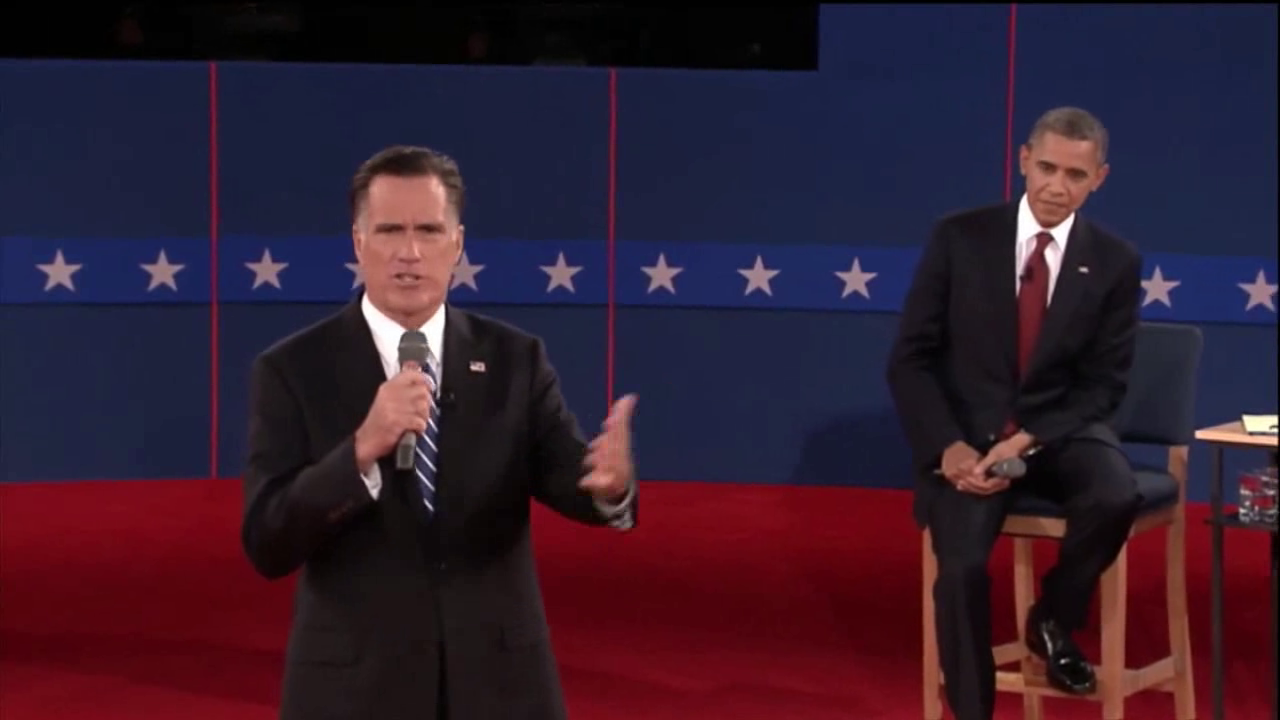
#> input picture frame 31 of PS6_Particle_Tracker/pres_debate.avi, 1280 x 720 px
$ jupyter execute --allow-errors ps6-all-code.ipynb
#> lines starting #> are read from the running program, lines starting #| are printed output that depends on the picture
[cell 1]
import numpy as np
import cv2
import time

1 Particle Filter Tracking

1.1 Implement the particle filter and run it on the pres debate.avi clip. You should begin by attempting to track Romney’s face. Tweak the parameters including window size until you can get the tracker to follow his face faithfully (5-15 pixels) up until he turns his face significantly. Run the tracker and save the video frames 28, 84, and 144 with the visualizations overlaid.

Output: The code, the 3 image frames with overlaid visualizations, and the image patch used for tracking.

[cell 2]
def read_bounding_box(filename):
    file = open(filename, 'r')
    for i in file:
        xl, yl, w, h = i.split('  ')
        return int(float(xl)), int(float(yl)), int(float(w)), int(float(h))

[cell 3]
def prediction(X, sigma_d):
    mean = np.array([0, 0])
    sigma = np.array([[sigma_d, 0], [0, sigma_d]])
    d = np.random.multivariate_normal(mean, sigma, 1)
    new_X = X + d
    return new_X[0]

[cell 4]
def measurement(X, template, image, sigma_MSE):
    win_h, win_w = template.shape
    x = int(X[1])
    y = int(X[0])
    image_part = image[y - int(win_h/2) : y + int(win_h/2+0.5), x - int(win_w/2) : x + int(win_w/2+0.5)]
    if (template.shape != image_part.shape):
        return 0
    diff = np.matrix(template, dtype=np.float64) - np.matrix(image_part, dtype=np.float64)
    MSE = 1/(win_h*win_w) * np.sum(np.multiply(diff, diff))
    p = np.exp((-1)* MSE / (2 * (sigma_MSE ** 2)))
    return p

[cell 5]
# [19 lines left out: function update, not called in this run]

[cell 6]
def particle_filter(video_file='pres_debate.avi', txt_file='pres_debate.txt', window_scaling=1, nb_particle=10,\
                    sigma_d=10, sigma_MSE=10, frame_output=[28, 84, 144], id_='1-1',\
                    all_frames=False, video_output='pres_debate_tracking'):
    """
    video_file: source video file
    txt_file: source bounding rectangle file
    window_scaling: for scaling different size of window
    nb_particle: number of particles initialize
    sigma_d: sigma in prediction model
    sigma_MSE: sigma for MSE calculation in updating weight
    frame_output: special frame output, list with numbers
    id: video and images' id
    all_frames: if True, output all the frames in a file named with id_
    video_output: vido output file name. If False, no video output
    """
    pres_debate = cv2.VideoCapture(video_file)
    count = 0

    rect_x, rect_y, rect_w, rect_h = read_bounding_box(txt_file)
    init_particle_center = np.array((int(rect_y + rect_h/2), int(rect_x + rect_w/2)))

    weights = np.ones((nb_particle)) / nb_particle

    particles = np.random.multinomial(100, [1/2.] * 2, size=nb_particle)
    particles = particles - 50
    for idx in range(len(particles)):
        particles[idx] = particles[idx] + init_particle_center
    ret, frame = pres_debate.read()
    gray = cv2.cvtColor(frame, cv2.COLOR_BGR2GRAY)

    template = gray[rect_y : rect_y + rect_h, rect_x : rect_x + rect_w]
    if window_scaling != 1:
        template = cv2.resize(template, (0, 0), template, fx=window_scaling, fy=window_scaling)
    win_h, win_w = template.shape

    count += 1
    for p in particles:
        frame = cv2.circle(frame, (int(p[1]), int(p[0])), 1, (255, 0, 0), 1)
    if all_frames:
        cv2.imwrite('./{}/0.png'.format(id_), frame)

    if video_output:
        fourcc = cv2.VideoWriter_fourcc(*'XVID')
        out = cv2.VideoWriter("{}-{}-p{}-mse{}-win{}.avi".format(video_output, id_, nb_particle, sigma_MSE, window_scaling),\
                              fourcc, 20.0, (frame.shape[1], frame.shape[0]))
        frame = cv2.flip(frame, 1)
        out.write(frame)

    start_time = time.time()

    while(pres_debate.isOpened()):
        ret, frame = pres_debate.read()
        if not ret:
            break
        gray = cv2.cvtColor(frame, cv2.COLOR_BGR2GRAY)
        particles, weights = update(particles, weights, template, gray, sigma_d, sigma_MSE)

        mean_p = np.mean(particles, axis=0)
        mean_rect_LT = [int(mean_p[1] - win_w/2), int(mean_p[0] - win_h/2)]
        mean_rect_RB = [int(mean_p[1] + win_w/2), int(mean_p[0] + win_h/2)]

        for p in particles:
            frame = cv2.circle(frame, (int(p[1]), int(p[0])), 1, (255, 0, 0), 1)
        frame = cv2.rectangle(frame, (mean_rect_LT[0], mean_rect_LT[1]), (mean_rect_RB[0], mean_rect_RB[1]),\
                              (0, 255, 0), 1)
        if all_frames:
            cv2.imwrite('./{}/{}.png'.format(id_, count), frame)
        if count in frame_output:
            cv2.imwrite('ps6-{}-{}-p{}-mse{}-win{}.png'.format(id_, count, nb_particle, sigma_MSE, window_scaling),\
                        frame)
        count += 1
        if video_output:
            frame = cv2.flip(frame, 1)
            out.write(frame)
        #break
    pres_debate.release()
    elapsed = time.time() - start_time
    print("Elapsed: ", elapsed)

#> (a cell that did not finish here is left out)

10 Particles; sigmaMSE=10; sigma d=10:

1.2 Experiment with different dimensions for the window image patch you are trying to track. Decrease the window size until the performance of the tracker degrades significantly. Try significantly larger windows than what worked in 1.1. Discuss the trade-offs of window size and what makes some image patches work better than others for tracking.

Output: Discussion in the pdf. Indicate 2-3 advantages of larger window size and 2-3 advantages of smaller window size.

#> (a cell that did not finish here is left out)


Discussion:

I tried to resize the template from 0.3 to 3 times. All the trackers can be tracking the face or part of the face. I think it's because, in this video, the face we are tracking has a distinctive gray-scale color with its background. So if the particle can find the right brightness pattern, it can retrieve the skin and take it as the face.

Advantages of larger window size:
1. Can keep the full face in the detection frame.
2. When there is a change in the face, can still catch a global pattern

Advantages of smaller window size:
1. Running significantly faster than the larger window size.
2. Lower the effect by background

1.3 Adjust the σMSE parameter to higher and lower values and run the tracker. Discuss how changing this parameter alters the results and attempt to explain why.

Output: Discussion in the pdf.

#> (a cell that did not finish here is left out)


Discussion:

I tried with σMSE=3, 10, 15, 20, 50

The particle filter still works well with lower σMSE values (the lowest possible I tried was 3), but the performance starts to degrade after σMSE=20. After the face changes its formation, the particle cannot find the right position; even the face is distinctive with the background. I think it's because a large σMSE makes every possibility similar. So it hardly selects the best particles into the next frame.

Discussion:

1.4 Try and optimize the number of particles needed to track the target. Discuss the trade-offs of using a larger number of particles to represent the distribution.

Output: Optimized particle number and discussion in the pdf.

#> (a cell that did not finish here is left out)


Discussion:

Running time:
50 particles ~12s
10 particles ~5s
5 particles ~4s

A larger number of particles takes more time to run. But it is more sensitive to the small motion of the face. With 50 particles, we can see the rectangular frame moves with the face motion. A small number of particles run faster but more imprecise.

1.5 Run your tracker on noisy debate.avi and see what happens. Tune your parameters so that the cluster is able to latch back onto his face after the noise disappears. Include varying σMSE. Report how the particles respond to increasing and decreasing noise. Save the video frames 14, 32, and 46 with the visualizations overlaid.

Output: The code, the 3 image frames with overlaid visualizations, and discussion in the pdf.

#> (a cell that did not finish here is left out)

Discussion:

5 particles do not work with the noisy version video, but it works with the no-noise one. Because of the noise, there might be some pattern that has the same brightness as the face. Small particles number cannot ensure a particle that finds the right face position but not the noise. 7 Particles can already track the face.

7 Particles:

2 Appearance Model Update

2.1 Implement the appearance model update. Run the tracker on pres_debate.avi and adjust parameters until you can track Romney’s hand up to frame 140. Run the tracker and save the video frames 15, 50, and 140 with the visualizations overlaid.

Output: The code, the 3 image frames with overlaid visualizations, and the image patch used for tracking.

[cell 12]
def update_template(particles, weights, template, image_t, sigma_d, sigma_MSE):
    new_particles = []
    new_weights = []
    weight_sum = 0
    for i in range(len(particles)):
        p_index = np.random.choice(range(len(particles)), p=weights)
        sample_p = particles[p_index]

        # Sample from prediction
        new_p = prediction(sample_p, sigma_d)
        # weight by measurement
        w = measurement(new_p, template, image_t, sigma_MSE)
        new_weights.append(w)
        weight_sum += w
        new_particles.append(new_p)

    for i in range(len(particles)):
        new_weights[i] = new_weights[i]/weight_sum
    best_template_yx = new_particles[np.argmax(new_weights)]
    best_template_yx[0] = int(best_template_yx[0])
    best_template_yx[1] = int(best_template_yx[1])
    return new_particles, new_weights, best_template_yx

[cell 13]
def particle_filter_appearance_model(video_file='pres_debate.avi', nb_particle=10, alpha=0.5, origin_temp=False,\
                                     sigma_d=10, sigma_MSE=10, frame_output=[15, 50, 140],id_='2-1',\
                                     all_frames=False, video_output='pres_debate_hand_tracking'):
#> called with video_file = 'pres_debate.avi', nb_particle = 50, alpha = 0.5, origin_temp = False, sigma_d = 120, sigma_MSE = 10, id_ = '2-1', all_frames = False
    pres_debate = cv2.VideoCapture(video_file)
    count = 0

    rect_x, rect_y, rect_w, rect_h = 533, 383, 74, 105
    init_particle_center = np.array((int(rect_y + rect_h/2), int(rect_x + rect_w/2)))

    weights = np.ones((nb_particle)) / nb_particle

    particles = np.random.multinomial(100, [1/2.] * 2, size=nb_particle)
    particles = particles - 50
    for idx in range(len(particles)):
        particles[idx] = particles[idx] + init_particle_center
    ret, frame = pres_debate.read()
#> frame is the input picture: shape (720, 1280, 3); mean B, G, R 46.7, 29.3, 51.1
    gray = cv2.cvtColor(frame, cv2.COLOR_BGR2GRAY)
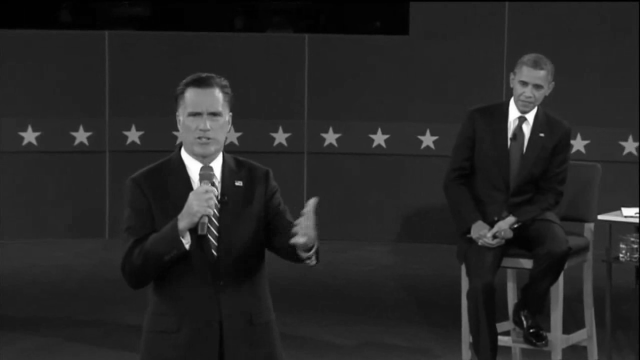
#> gray: shape (720, 1280) (shown at 1/2 size); min 0, max 255, mean 37.7

    template = gray[rect_y :rect_y + rect_h, rect_x : rect_x + rect_w]
    origin_template = template
    win_h, win_w = template.shape
    cv2.imwrite('ps6-{}-template.png'.format(id_), template)

    count += 1
    for p in particles:
        frame = cv2.circle(frame, (int(p[1]), int(p[0])), 1, (255, 0, 0), 1)
#> frame: shape (720, 1280, 3); mean B, G, R 46.7, 29.3, 51.1
    frame = cv2.rectangle(frame, (rect_x, rect_y), (rect_x+rect_w, rect_y+rect_h),(0, 255, 0), 1)
#> frame: shape (720, 1280, 3); mean B, G, R 46.7, 29.4, 51
    if all_frames:
        cv2.imwrite('./{}/0.png'.format(id_), frame)

    if video_output:
        fourcc = cv2.VideoWriter_fourcc(*'XVID')
        out = cv2.VideoWriter("{}-{}-p{}-mse{}-d{}-a{}.avi".format(video_output, id_, nb_particle,\
                                                                   sigma_MSE, sigma_d, alpha),\
                              fourcc, 20.0, (frame.shape[1], frame.shape[0]))
        frame = cv2.flip(frame, 1)
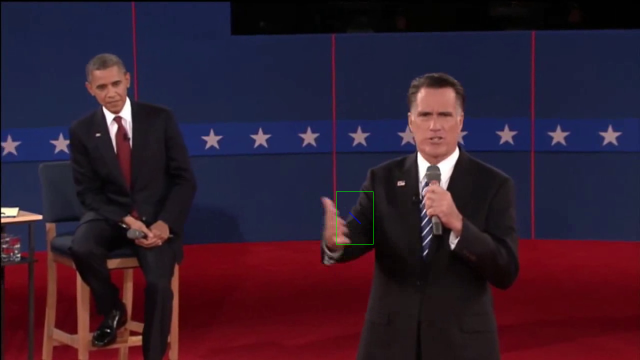
#> frame: shape (720, 1280, 3) (shown at 1/2 size); mean B, G, R 46.7, 29.4, 51
        out.write(frame)

    start_time = time.time()

    while(pres_debate.isOpened()):
        ret, frame = pres_debate.read()
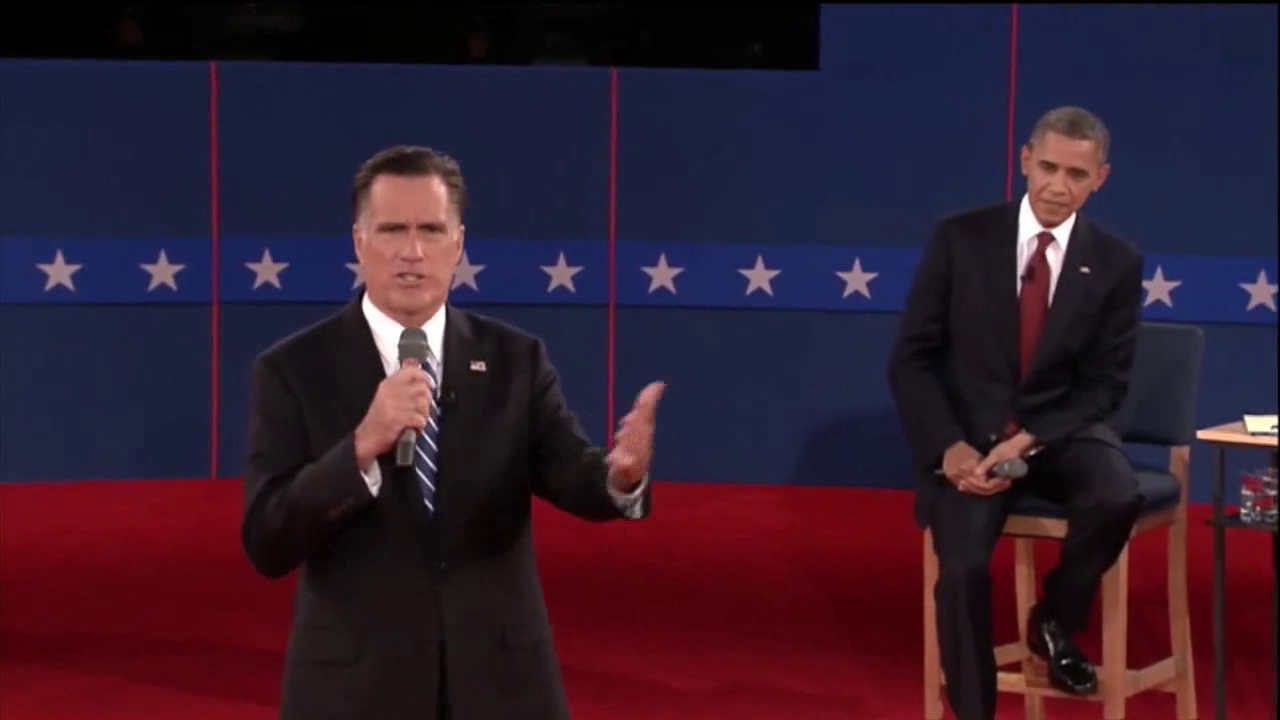
#> input picture frame 32 of PS6_Particle_Tracker/pres_debate.avi, 1280 x 720 px
#> frame is the input picture: shape (720, 1280, 3); mean B, G, R 46.6, 29.2, 51
        if not ret:
            break
        gray = cv2.cvtColor(frame, cv2.COLOR_BGR2GRAY)
        particles, weights, template_yx = update_template(particles, weights, template, gray, sigma_d, sigma_MSE)
#> the loop in update_template, `for i in range(len(particles)):` made 50 passes
#> (w, weight_sum) on passes 1 to 8: (0.00065, 0.00065), (0.00149, 0.00214), (0.00357, 0.00571), (0.000681, 0.00639), (0.0101, 0.0164), (0.0583, 0.0747), (0.001, 0.0757), (0.0795, 0.155)
#> pass 1, in measurement, `image_part = image[y - int(win_h/2) : y + int(win_h/2+0.5), x - int(wi..`:
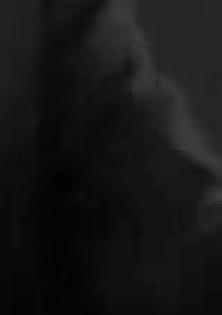
#> image_part: shape (105, 74) (shown 3 times larger); min 2, max 61, mean 21.8
#> pass 1, in measurement, `diff = np.matrix(template, dtype=np.float64) - np.matrix(image_part, d..`:
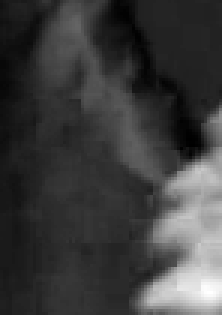
#> diff: shape (105, 74) float64 (shown 3 times larger); min -24, max 151, mean 18.1; drawn with min black and max white
#> pass 2, in measurement (call 2), `diff = np.matrix(template, dtype=np.float64) - np.matrix(image_part, d..`:
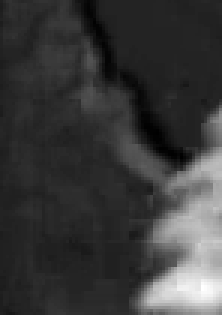
#> diff: shape (105, 74) float64 (shown 3 times larger); min -24, max 149, mean 15.8; drawn with min black and max white
#> after the loop in update_template, `for i in range(len(particles)):`: new_particles = 50 pairs, first value 409.2 to 459, second value 527.5 to 595; new_weights = 50 values, max 0.0889 at index 21, min 0.00011 at index 32, mean 0.0112; weight_sum = 0.561
#> after the loop in update_template, `for i in range(len(particles)):`: new_weights = 50 values, max 0.158 at index 21, min 0.000196 at index 32, mean 0.02
#> in update_template, `best_template_yx = new_particles[np.argmax(new_weights)]`: best_template_yx = [421.9, 591.9]
#> particles has the same summary as new_particles in update_template; weights has the same summary as new_weights in update_template; template_yx = [421, 591]

        mean_p = np.mean(particles, axis=0)
#> mean_p = [434.7, 567.1]
        mean_rect_LT = [int(mean_p[1] - win_w/2), int(mean_p[0] - win_h/2)]
#> mean_rect_LT = [530, 382]
        mean_rect_RB = [int(mean_p[1] + win_w/2), int(mean_p[0] + win_h/2)]
#> mean_rect_RB = [604, 487]

        # Update template
        best_window = gray[int(template_yx[0] - int(template.shape[0]/2)) : int(template_yx[0] +\
                                                                                int(template.shape[0]/2+0.5)),\
                           int(template_yx[1] - int(template.shape[1]/2)) : int(template_yx[1] +\
                                                                                int(template.shape[1]/2+0.5))]
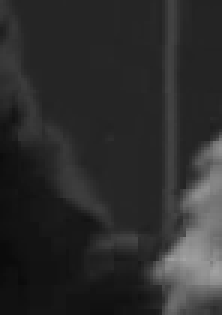
#> best_window: shape (105, 74) (shown 3 times larger); min 11, max 164, mean 44.7
        template = alpha * np.matrix(template, dtype=np.float64) + (1 - alpha) * np.matrix(best_window, dtype=\
                                                                                           np.float64)
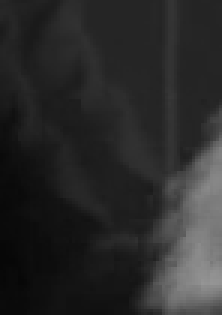
#> template: shape (105, 74) float64 (shown 3 times larger); min 7, max 149, mean 42.3

        for p in particles:
            frame = cv2.circle(frame, (int(p[1]), int(p[0])), 1, (255, 0, 0), 1)
#> this loop made 50 passes
#> p on passes 1 to 8: [437.9, 553.9], [439, 566.4], [439.2, 572.5], [440.3, 557], [442.8, 595], [421, 586.2], [435.6, 557.1], [429.3, 593.8]
#> frame: shape (720, 1280, 3); mean B, G, R 46.6, 29.2, 51
        frame = cv2.rectangle(frame, (mean_rect_LT[0], mean_rect_LT[1]), (mean_rect_RB[0], mean_rect_RB[1]),\
                              (0, 255, 0), 1)
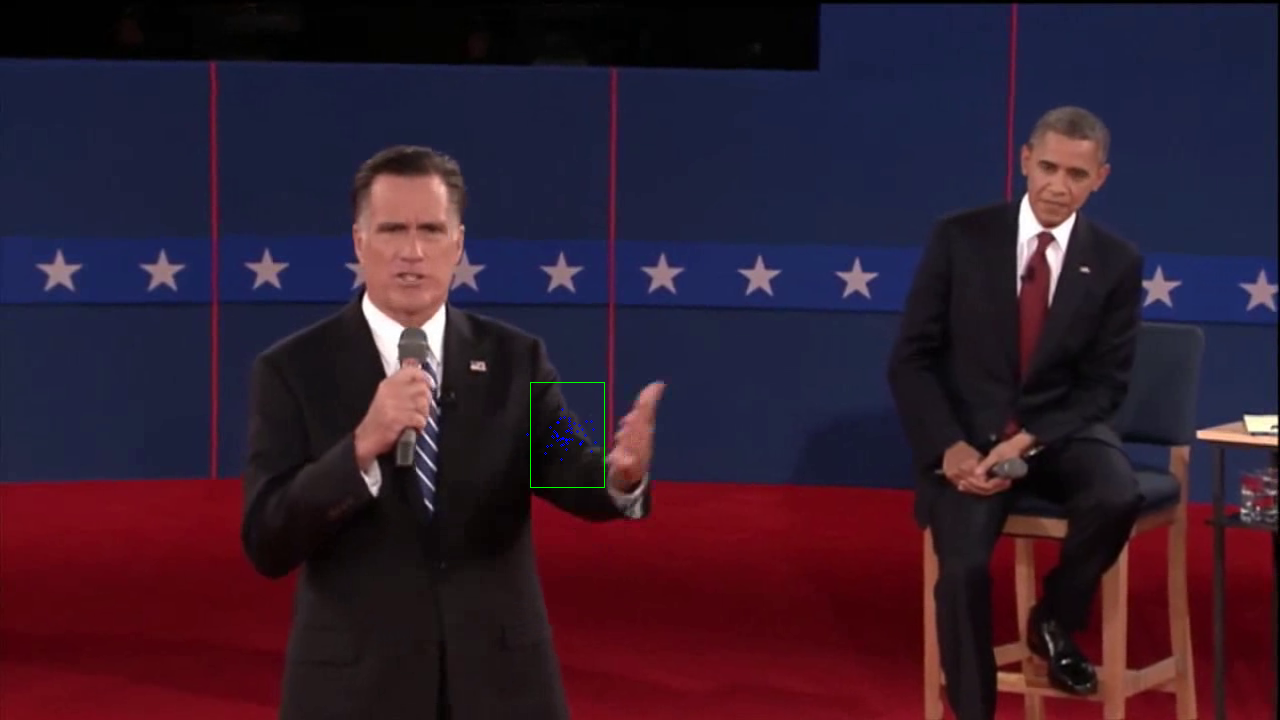
#> frame: shape (720, 1280, 3); mean B, G, R 46.6, 29.3, 51
        if all_frames:
            cv2.imwrite('./{}/{}.png'.format(id_, count), frame)
        if count in frame_output:
            cv2.imwrite('ps6-{}-{}-p{}-mse{}-d{}-a{}.png'.format(id_, count, nb_particle, sigma_MSE, sigma_d, alpha),\
                        frame)
        count += 1
        if video_output:
            frame = cv2.flip(frame, 1)
            out.write(frame)
        #break
    pres_debate.release()
    elapsed = time.time() - start_time
    print("Elapsed: ", elapsed)
